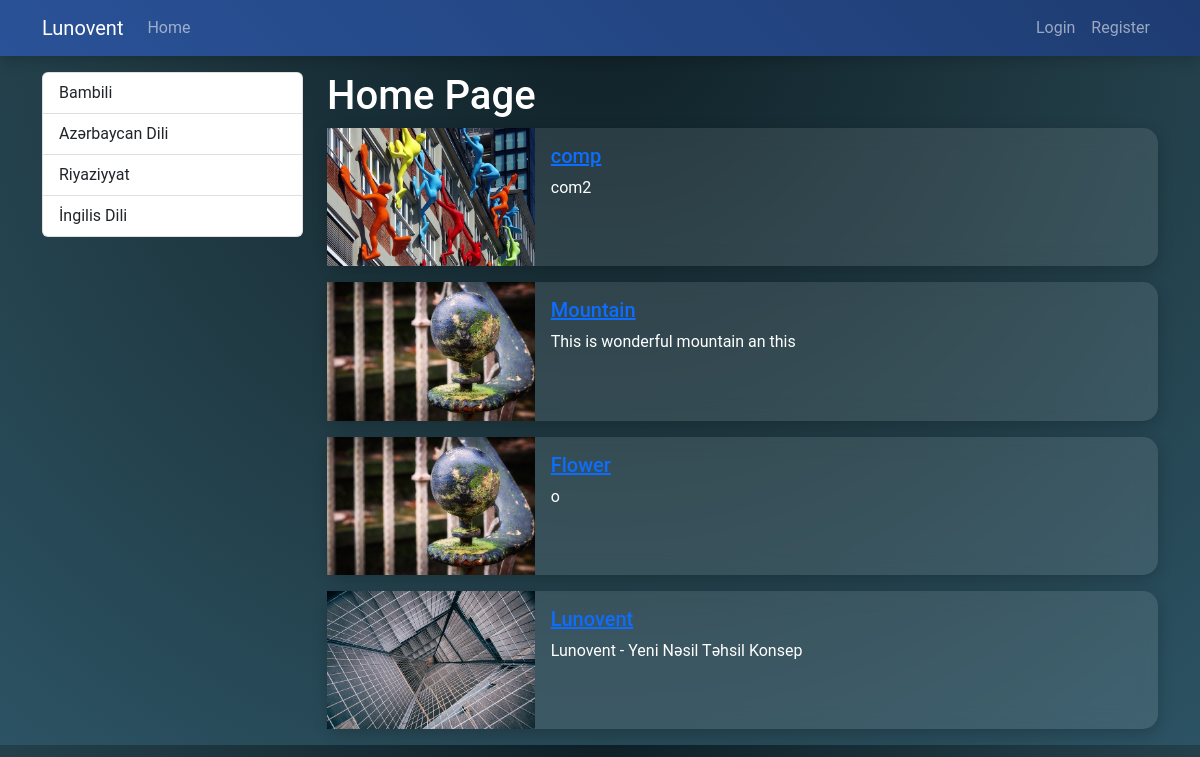
/, run on an earlier commit of the app's database.
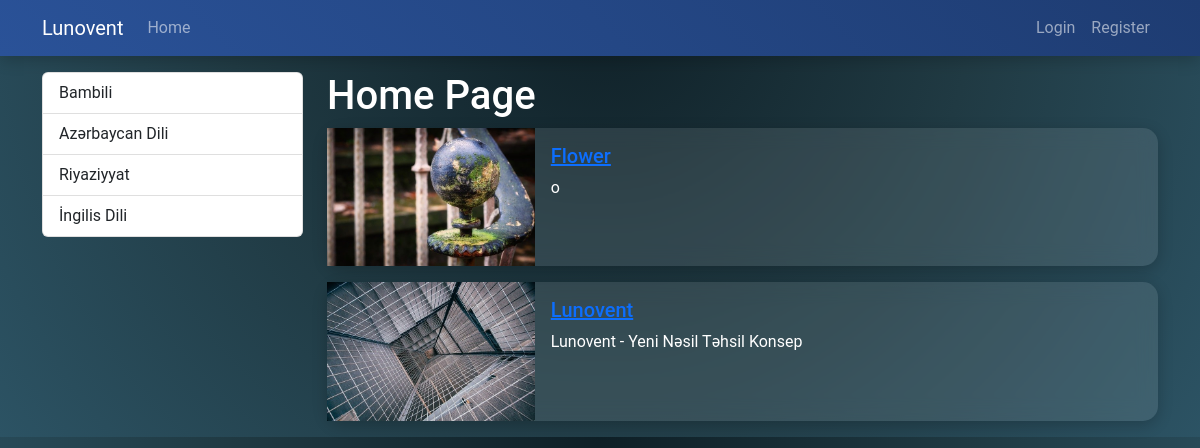
And on a later commit of the database.
### blog/models.py (models this page shows, shortened)
class Category(models.Model):
    name = models.CharField(max_length=150)
    slug = models.SlugField(null=False, blank=True, unique=True, db_index=True, editable=False)

class Blog(models.Model):
    title = models.CharField(max_length=200)
    image = models.ImageField(upload_to="blogs")
    description = RichTextField()
    is_active = models.BooleanField(default=False)
    is_home = models.BooleanField(default=False)
    slug = models.SlugField(null=False, blank=True, unique=True, db_index=True, editable=False)
    categories = models.ManyToManyField(Category, blank=True)

### blog/views.py (the view)
# urls.py: path("", views.index, name="home"),
def index(request):
    context = {
        "blogs": Blog.objects.filter(is_home=True, is_active=True),
        "categories": Category.objects.all()
    }
    return render(request, "blog/index.html", context)

### blog/templates/blog/index.html (shortened to what this page needs)
{% extends "base.html" %}
{% load static %}
{% block css_files %}
    <link rel="stylesheet" href="{% static 'blog/css/style.css' %}">
{% endblock %}
{% block content %}
<div class="container mt-3">
    <div class="row">
        <div class="col-3">
            {% include 'partials/_categories.html' %}
        </div>
        <div class="col-9">
            <h1>Home Page</h1>
            {% for blog in blogs %}
                {% if blog.is_home and blog.is_active %}
                    {% include 'blog/partials/_blog.html' %}
                {% endif %}
            {% endfor %}
        </div>
    </div>
</div>
{% endblock %}

### templates/partials/_categories.html
<div class="list-group">
    {% for category in categories %}
        {% if category.slug == selected_category %}
            <a class="list-group-item list-group-item-action active" href="{% url 'blogs_by_category' category.slug %}">{{ category.name|title }}</a>
        {% else %}
            <a class="list-group-item list-group-item-action" href="{% url 'blogs_by_category' category.slug %}">{{ category.name|title }}</a>
        {% endif %}
    {% endfor %}
</div>

### blog/templates/blog/partials/_blog.html
{% load static %}
<div class="card mb-3">
    <div class="row g-0">
        <div class="col-md-3">
            <img src="{{ blog.image.url }}" alt="" class="img-fluid">
        </div>
        <div class="col-md-9">
            <div class="card-body">
                <h5 class="card-title">
                    <a href="{% url 'details' blog.slug %}">
                        {{ blog.title }}
                    </a>
                </h5>
                <p class="card-text">{{ blog.description|striptags|slice:"0:35" }}</p>
            </div>
        </div>
    </div>
</div>

What changed in the data, as far as the page shows it:
no longer on this page (row edited): Blog: image (picture), title "comp", description "com2"
no longer on this page (row edited): Blog: image (picture), title "Mountain", description "This is wonderful mountain an this"
